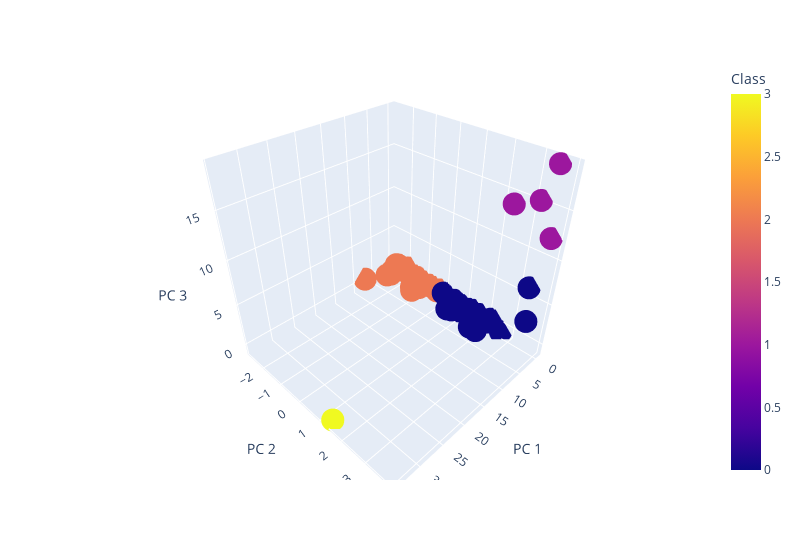

Notebook code cell kept with this figure:
### Markdown cell above
### Deliverable 4: Visualizing Cryptocurrencies Results

#### 3D-Scatter with Clusters

### Code cell
# 1-2-3. Creating a 3D-Scatter with the PCA data and the clusters
# YOUR CODE HERE
# Add the CoinName and Algorithm columns to the hover_name and hover_data parameters, 
# respectively, so each data point shows the CoinName and Algorithm on hover
fig = px.scatter_3d(clustered_df, x="PC 1", y="PC 2", z="PC 3", color="Class", 
                    hover_name = "CoinName",hover_data = ["Algorithm"], width=800)
fig.update_layout(legend=dict(x=0,y=1))
fig.show()

### Figure 1 — Plotly figure (JSON) as saved in the notebook; plotly's stock layout.template omitted (floating-point values rounded to 4 significant figures; data arrays with more than 128 entries replaced by an {"elided": "..."} marker saying what was removed)
{"data": [{"customdata": {"elided": "532x1 str values"}, "hovertemplate": "<b>%{hovertext}</b><br><br>PC 1=%{x}<br>PC 2=%{y}<br>PC 3=%{z}<br>Algorithm=%{customdata[0]}<br>Class=%{marker.color}<extra></extra>", "hovertext": {"elided": "532 str values"}, "legendgroup": "", "marker": {"color": {"elided": "532 int values"}, "coloraxis": "coloraxis", "symbol": "circle"}, "mode": "markers", "name": "", "scene": "scene", "showlegend": false, "type": "scatter3d", "x": {"elided": "532 float values"}, "y": {"elided": "532 float values"}, "z": {"elided": "532 float values"}}], "layout": {"coloraxis": {"colorbar": {"title": {"text": "Class"}}, "colorscale": [[0, "#0d0887"], [0.1111, "#46039f"], [0.2222, "#7201a8"], [0.3333, "#9c179e"], [0.4444, "#bd3786"], [0.5556, "#d8576b"], [0.6667, "#ed7953"], [0.7778, "#fb9f3a"], [0.8889, "#fdca26"], [1, "#f0f921"]]}, "legend": {"tracegroupgap": 0, "x": 0, "y": 1}, "margin": {"t": 60}, "scene": {"domain": {"x": [0, 1], "y": [0, 1]}, "xaxis": {"title": {"text": "PC 1"}}, "yaxis": {"title": {"text": "PC 2"}}, "zaxis": {"title": {"text": "PC 3"}}}, "width": 800}}
